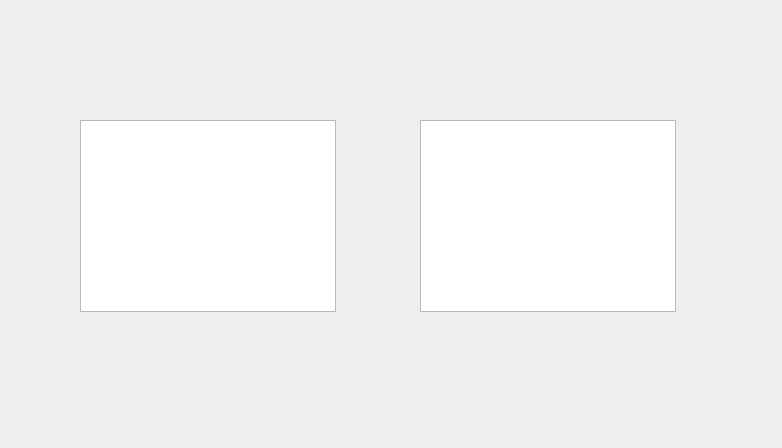
<?xml version="1.0" encoding="UTF-8"?>
<ui version="4.0">
 <class>PlaylistBrowserWidget</class>
 <widget class="QWidget" name="PlaylistBrowserWidget">
  <property name="geometry">
   <rect>
    <x>0</x>
    <y>0</y>
    <width>782</width>
    <height>448</height>
   </rect>
  </property>
  <property name="windowTitle">
   <string>Form</string>
  </property>
  <widget class="QListView" name="listPlaylists">
   <property name="geometry">
    <rect>
     <x>80</x>
     <y>120</y>
     <width>256</width>
     <height>192</height>
    </rect>
   </property>
  </widget>
  <widget class="QTableView" name="tablePlaylistItems">
   <property name="geometry">
    <rect>
     <x>420</x>
     <y>120</y>
     <width>256</width>
     <height>192</height>
    </rect>
   </property>
  </widget>
 </widget>
 <resources/>
 <connections/>
</ui>
